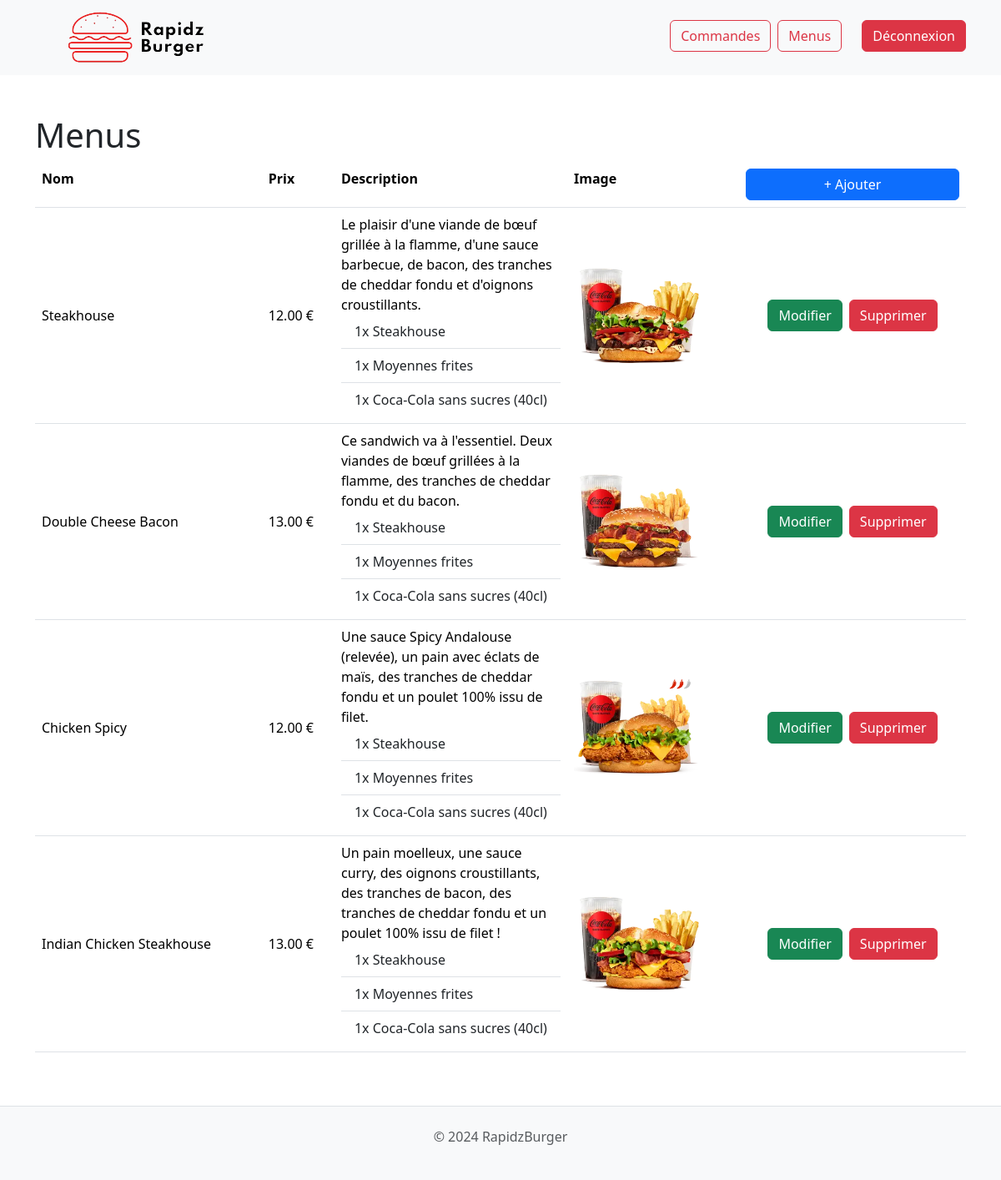
/admin/menus (signed in), run on the app's committed database.
### tables this page shows
CREATE TABLE `menu` (
  `id` tinyint NOT NULL,
  `nom` varchar(255) NOT NULL,
  `prix` decimal(4,2) NOT NULL,
  `description` text NOT NULL,
  `image` varchar(255) NOT NULL
);

### src/controllers/Controller.php (called while the page is built, shortened)
<?php
class Controller
{
    public function render($view, $data = [])
    {
        $nav = $this->navbarRender();
        extract($data);
        include '../src/views/' . $view . '.php';
        $contenu = ob_get_clean();
        include '../src/views/layouts/default.php';
    }
    public function navbarRender()
    {
        $navPath = "";
        if (isset($_SESSION['user_role'])) {
            switch ($_SESSION['user_role']) {
                case 3:
                    $navPath = "admin";
                    break;
            }
        } else {
            $navPath = "default";
        }
        include '../src/views/layouts/nav/' . $navPath . '.php';
        return ob_get_clean();
    }
}

### src/models/Model.php (called while the page is built, shortened)
<?php
abstract class Model {
    private $dsn="mysql:dbname=rapidzburger;host=localhost;charset=utf8";
	private $login="root";
	private $password="";
	protected $pdo;
	protected $table;
    public function __construct(){
		if($this->pdo == null){
			$this->pdo = new PDO($this->dsn, $this->login, $this->password);
			$this->pdo->setAttribute(PDO::ATTR_ERRMODE,PDO::ERRMODE_EXCEPTION);
			$this->pdo->setAttribute(PDO::ATTR_DEFAULT_FETCH_MODE,PDO::FETCH_OBJ);
		}
	}
	public function findAll()
	{
		$query = $this->pdo->query("SELECT * FROM $this->table");
		return $query->fetchAll();
	}
}

### src/views/admin/menus.php (the view)
<section>
    <h1>Menus</h1>
    <table class="table">
            <tr>
                <th>Nom</th>
                <th>Prix</th>
                <th>Description</th>
                <th>Image</th>
                <th><a href="/admin/addmenu" class="btn btn-primary w-100">+ Ajouter</a></th>
            </tr>
            <?php foreach($menus as $menu): ?>
                <tr>
                    <td class="align-middle"><?= $menu->nom ?></td>
                    <td class="align-middle"><?= $menu->prix ?> €</td>
                    <td class="align-middle w-25"><?= $menu->description ?></td>
                    <td class="align-middle"><img src="img/<?= $menu->image ?>" alt="image du burger : <?= $menu->nom ?>" width="150" height="150"></td>
                    <td class="align-middle">
                        <div class="d-flex gap-2 justify-content-center">
                            <a href="/admin/updatemenu/<?= $menu->id ?>" class="btn btn-success">Modifier</a>
                            <a href="/menu/delete/<?= $menu->id ?>" class="btn btn-danger">Supprimer</a>
                        </div>
                    </td>
                </tr>
            <?php endforeach; ?>
    </table>
</section>

### src/views/layouts/nav/admin.php
<li class="nav-item"><a class="btn btn-outline-danger me-2 mb-1" href="/admin">Commandes</a></li>
<li class="nav-item"><a class="btn btn-outline-danger me-4 mb-1" href="/admin/menus">Menus</a></li>
<li class="nav-item"><a class="btn btn-danger" href="/user/logout">Déconnexion</a></li>

### public/index.php (shortened to what this page needs)
<?php
$url = $_GET['url'] ?? null;
$url = explode("/", filter_var($url, FILTER_SANITIZE_URL));
$controller = $url[0] ?? null;
$action = $url[1] ?? null;
$id = $url[2] ?? null;
if (file_exists('../src/controllers/' . $controller . 'Controller.php') && !empty($controller)) {
    $controller = new $controller();
    if (isset($action)) {
        if (method_exists($controller, $action)) {
            if (isset($id)) {
                $controller->$action($id);
            } else {
                $controller->$action();
            }
        } else {
            $controller->index();
        }
    } else {
        $controller->index();
    }
} else {
    $controller = new MenuController();
    $controller->index();
}

### src/controllers/AdminController.php (shortened to what this page needs)
<?php
class AdminController extends Controller {
    private $menuModel;
    private $userModel;
    public function __construct()
    {
        $this->menuModel = new MenuModel();
        $this->userModel = new UserModel();
    }
    public function menus()
    {
        if (isset($_SESSION['user_role']) && $_SESSION['user_role'] == 3) {
            $menus = $this->menuModel->findAll();
            $this->render('admin/menus', compact('menus'));
        } else {
            $this->userModel->logout();
        }
    }
}

### src/views/layouts/default.php (shortened to what this page needs)
<!DOCTYPE html>
<html lang="fr" class="h-100">
<head>
    <link href="https://cdn.jsdelivr.net/npm/bootstrap@5.3.3/dist/css/bootstrap.min.css" rel="stylesheet">
</head>
<body class="d-flex flex-column h-100">
    <header>
        <nav class="navbar navbar-expand-lg bg-light">
            <div class="container">
                <a class="navbar-brand" href="/"><img src="img/logo.png" alt="logo de RapidzBurger"></a>
                <div class="collapse navbar-collapse" id="navbarNav">
                    <ul class="navbar-nav ms-auto">
                        <?= $nav ?>
                    </ul>
                </div>
            </div>
        </nav>
    </header>
    <main class="container my-5">
        <?= $contenu ?>
    </main>
    <footer class="footer bg-light py-4 mt-auto border-top">
        <div class="container">
            <p class="text-body-secondary text-center">© 2024 RapidzBurger</p>
        </div>
    </footer>
    </body>
</html>

### data on the page
menu: nom "Steakhouse", prix "12.00", description "Le plaisir d'une viande de bœuf grillée à la flamme, d'une sauce barbecue, de bacon, des tranches de cheddar fondu et d'oignons croustillants. 1x Steakhouse 1x Moyennes frites 1x Coca-Cola sans sucres (40cl)", image (picture)
menu: nom "Double Cheese Bacon", prix "13.00", description "Ce sandwich va à l'essentiel. Deux viandes de bœuf grillées à la flamme, des tranches de cheddar fondu et du bacon. 1x Steakhouse 1x Moyennes frites 1x Coca-Cola sans sucres (40cl)", image (picture)
menu: nom "Chicken Spicy", prix "12.00", description "Une sauce Spicy Andalouse (relevée), un pain avec éclats de maïs, des tranches de cheddar fondu et un poulet 100% issu de filet. 1x Steakhouse 1x Moyennes frites 1x Coca-Cola sans sucres (40cl)", image (picture)
menu: nom "Indian Chicken Steakhouse", prix "13.00", description "Un pain moelleux, une sauce curry, des oignons croustillants, des tranches de bacon, des tranches de cheddar fondu et un poulet 100% issu de filet ! 1x Steakhouse 1x Moyennes frites 1x Coca-Cola sans sucres (40cl)", image (picture)
